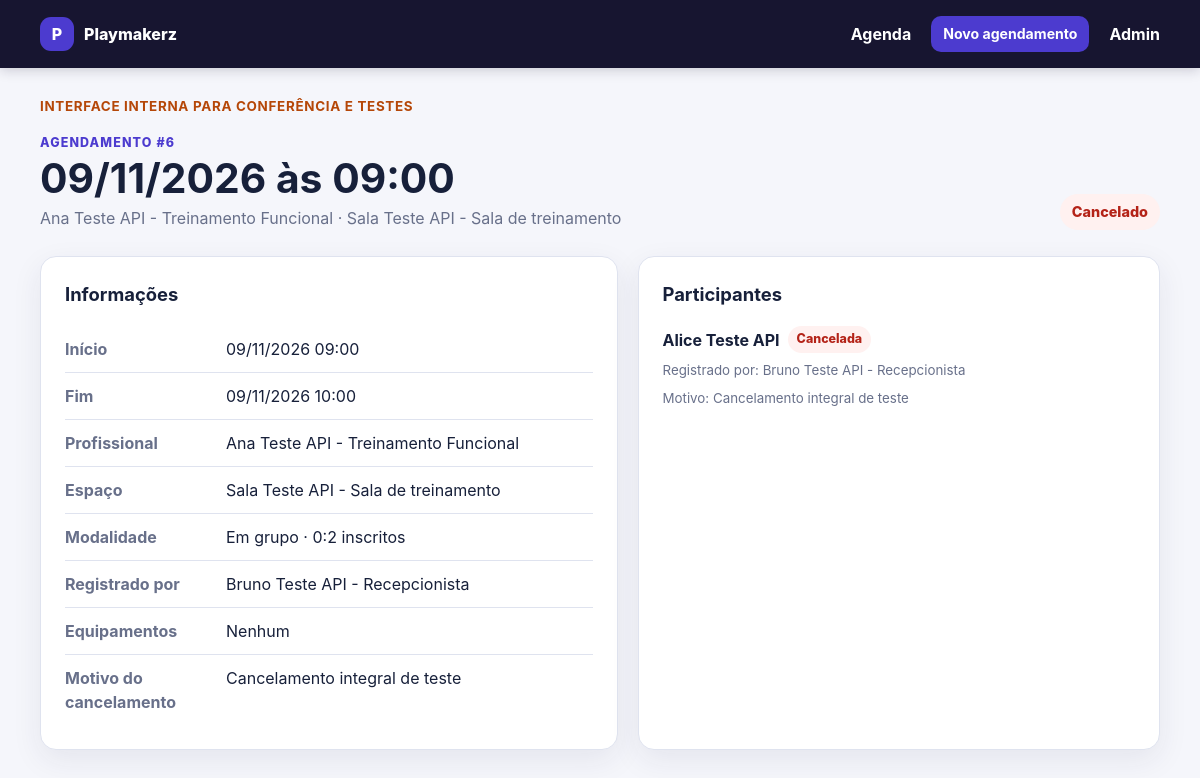
The app's page /agendamentos/6/ (signed in) with its own data.
### agendamentos/models.py (models this page shows, shortened)
class Agendamento(models.Model):
    class Modalidade(models.TextChoices):
        INDIVIDUAL = "individual", "Individual"
        GRUPO = "grupo", "Em grupo"
    class Situacao(models.TextChoices):
        AGENDADO = "agendado", "Agendado"
        CANCELADO = "cancelado", "Cancelado"
        REALIZADO = "realizado", "Realizado"
    profissional = models.ForeignKey(
        "usuarios.Profissional",
        on_delete=models.PROTECT,
        related_name="agendamentos",
    )
    espaco = models.ForeignKey(
        "app.Espaco",
        on_delete=models.PROTECT,
        related_name="agendamentos",
    )
    modalidade = models.CharField(
        max_length=12,
        choices=Modalidade.choices,
        default=Modalidade.INDIVIDUAL,
    )
    limite_participantes = models.PositiveIntegerField(default=1)
    atletas = models.ManyToManyField(
        "usuarios.Atleta",
        related_name="agendamentos",
        through="ParticipacaoAgendamento",
        through_fields=("agendamento", "atleta"),
    )
    equipamentos = models.ManyToManyField(
        "app.Equipamento",
        related_name="agendamentos",
        blank=True,
    )
    registrado_por = models.ForeignKey(
        "usuarios.Funcionario",
        on_delete=models.PROTECT,
        related_name="agendamentos_registrados",
    )
    inicio = models.DateTimeField()
    fim = models.DateTimeField()
    situacao = models.CharField(
        max_length=20,
        choices=Situacao.choices,
        default=Situacao.AGENDADO,
    )
    observacoes = models.TextField(blank=True)
    motivo_cancelamento = models.TextField(blank=True)
    cancelado_em = models.DateTimeField(null=True, blank=True)
    criado_em = models.DateTimeField(auto_now_add=True)
    atualizado_em = models.DateTimeField(auto_now=True)
    class Meta:
        ordering = ("inicio", "id")
        constraints = [
            models.CheckConstraint(
                condition=(
                    models.Q(
                        modalidade="individual",
                        limite_participantes=1,
                    )
                    | models.Q(
                        modalidade="grupo",
                        limite_participantes__gte=2,
                    )
                ),
                name="agendamento_modalidade_limite_valido",
            ),
        ]
        indexes = [
            models.Index(fields=("inicio", "fim")),
            models.Index(fields=("profissional", "inicio", "fim")),
            models.Index(fields=("espaco", "inicio", "fim")),
        ]

class ParticipacaoAgendamento(models.Model):
    class Tipo(models.TextChoices):
        REGULAR = "regular", "Regular"
        EXPERIMENTAL = "experimental", "Experimental"
    class Situacao(models.TextChoices):
        CONFIRMADA = "confirmada", "Confirmada"
        CANCELADA = "cancelada", "Cancelada"
        PRESENTE = "presente", "Presente"
        FALTA = "falta", "Falta"
        FALTA_JUSTIFICADA = "falta_justificada", "Falta justificada"
    agendamento = models.ForeignKey(
        Agendamento,
        on_delete=models.CASCADE,
        related_name="participacoes",
    )
    atleta = models.ForeignKey(
        "usuarios.Atleta",
        on_delete=models.PROTECT,
        related_name="participacoes_agendamento",
    )
    registrado_por = models.ForeignKey(
        "usuarios.Funcionario",
        on_delete=models.PROTECT,
        related_name="participacoes_registradas",
        null=True,
        blank=True,
    )
    tipo = models.CharField(
        max_length=20,
        choices=Tipo.choices,
        default=Tipo.REGULAR,
    )
    situacao = models.CharField(
        max_length=20,
        choices=Situacao.choices,
        default=Situacao.CONFIRMADA,
    )
    observacoes = models.TextField(blank=True)
    motivo_cancelamento = models.TextField(blank=True)
    cancelado_em = models.DateTimeField(null=True, blank=True)
    criado_em = models.DateTimeField(auto_now_add=True)
    atualizado_em = models.DateTimeField(auto_now=True)
    class Meta:
        ordering = ("agendamento", "atleta")
        constraints = [
            models.UniqueConstraint(
                fields=("agendamento", "atleta"),
                name="participacao_unica_por_agendamento_atleta",
            ),
            models.UniqueConstraint(
                fields=("atleta",),
                condition=(
                    models.Q(tipo="experimental")
                    & ~models.Q(situacao="cancelada")
                ),
                name="uma_experimental_ativa_por_atleta",
            ),
        ]
        indexes = [
            models.Index(fields=("atleta", "situacao")),
            models.Index(fields=("atleta", "tipo", "situacao")),
        ]

### usuarios/models.py (models this page shows, shortened)
class Profissional(models.Model):
    usuario = models.OneToOneField(
        Usuario,
        on_delete=models.PROTECT,
        related_name="profissional"
    )
    especialidade = models.CharField(max_length=100)
    ativo = models.BooleanField(default=True)
    def __str__(self):
        return f"{self.usuario} - {self.especialidade}"

class Usuario(models.Model):
    user = models.OneToOneField(
        settings.AUTH_USER_MODEL,
        on_delete=models.PROTECT,
        related_name="perfil"
    )
    telefone = models.CharField(
        max_length=20,
        blank=True
    )
    def __str__(self):
        return self.user.get_full_name() or self.user.username

class Funcionario(models.Model):
    usuario = models.OneToOneField(
        Usuario,
        on_delete=models.PROTECT,
        related_name="funcionario"
    )
    cargo = models.CharField(max_length=100)
    ativo = models.BooleanField(default=True)
    def __str__(self):
        return f"{self.usuario} - {self.cargo}"

class Atleta(models.Model):
    nome = models.CharField(max_length=150)
    email = models.EmailField(blank=True)
    usuario = models.OneToOneField(
        Usuario,
        on_delete=models.PROTECT,
        related_name="atleta",
        null=True,
        blank=True
    )
    data_de_nascimento = models.DateField(
        null=True,
        blank=True
    )
    telefone = models.CharField(
        max_length=20,
        blank=True
    )
    objetivos = models.TextField(blank=True)
    ativo = models.BooleanField(default=True)
    responsavel = models.ForeignKey(
        Responsavel,
        on_delete=models.PROTECT,
        related_name="atletas",
        null=True,
        blank=True
    )

### app/models.py (models this page shows, shortened)
class Espaco(models.Model):
    nome = models.CharField(max_length=100)
    tipo = models.CharField(max_length=50)
    capacidade = models.PositiveIntegerField()
    def __str__(self):
        return f"{self.nome} - {self.tipo}"

### agendamentos/views.py (the view)
# urls.py: path("<int:agendamento_id>/", views.detalhe_agendamento, name="detalhe"),
@staff_member_required
def detalhe_agendamento(
    request: HttpRequest,
    agendamento_id: int,
) -> HttpResponse:
    agendamento = get_object_or_404(
        Agendamento.objects.select_related(
            "profissional__usuario__user",
            "espaco",
            "registrado_por__usuario__user",
        ).annotate(
            inscritos_ativos=Count(
                "participacoes",
                filter=~Q(participacoes__situacao="cancelada"),
                distinct=True,
            )
        ).prefetch_related(
            "equipamentos",
            Prefetch(
                "participacoes",
                queryset=ParticipacaoAgendamento.objects.select_related(
                    "atleta",
                    "registrado_por__usuario__user",
                ),
            ),
        ),
        pk=agendamento_id,
    )
    return render(
        request,
        "agendamentos/detalhe.html",
        {
            "agendamento": agendamento,
            "cancelamento_form": CancelamentoForm(),
        },
    )

### agendamentos/templates/agendamentos/detalhe.html (shortened to what this page needs)
{% extends "agendamentos/base.html" %}
{% block content %}
<section class="page-heading">
    <div>
        <p class="eyebrow">Agendamento #{{ agendamento.id }}</p>
        <h1>{{ agendamento.inicio|date:"d/m/Y" }} às {{ agendamento.inicio|date:"H:i" }}</h1>
        <p>{{ agendamento.profissional }} · {{ agendamento.espaco }}</p>
    </div>
    <span class="status status-large status-{{ agendamento.situacao }}">{{ agendamento.get_situacao_display }}</span>
</section>
<div class="details-grid">
    <section class="card">
        <h2>Informações</h2>
        <dl class="detail-list">
            <div><dt>Início</dt><dd>{{ agendamento.inicio|date:"d/m/Y H:i" }}</dd></div>
            <div><dt>Fim</dt><dd>{{ agendamento.fim|date:"d/m/Y H:i" }}</dd></div>
            <div><dt>Profissional</dt><dd>{{ agendamento.profissional }}</dd></div>
            <div><dt>Espaço</dt><dd>{{ agendamento.espaco }}</dd></div>
            <div>
                <dt>Modalidade</dt>
                <dd>
                    {{ agendamento.get_modalidade_display }}
                    {% if agendamento.modalidade == "grupo" %}
                        · {{ agendamento.inscritos_ativos }}:{{ agendamento.limite_participantes }} inscritos
                    {% endif %}
                </dd>
            </div>
            <div><dt>Registrado por</dt><dd>{{ agendamento.registrado_por }}</dd></div>
            <div>
                <dt>Equipamentos</dt>
                <dd>
                    {% for equipamento in agendamento.equipamentos.all %}
                        {{ equipamento }}{% if not forloop.last %}, {% endif %}
                    {% empty %}Nenhum{% endfor %}
                </dd>
            </div>
            {% if agendamento.motivo_cancelamento %}<div><dt>Motivo do cancelamento</dt><dd>{{ agendamento.motivo_cancelamento }}</dd></div>{% endif %}
        </dl>
    </section>
    <section class="card">
        <h2>Participantes</h2>
        <div class="participant-list">
            {% for participacao in agendamento.participacoes.all %}
                <article class="participant">
                    <div>
                        <strong>{{ participacao.atleta.nome }}</strong>
                        <span class="status status-{{ participacao.situacao }}">{{ participacao.get_situacao_display }}</span>
                        {% if participacao.registrado_por %}<small>Registrado por: {{ participacao.registrado_por }}</small>{% endif %}
                        {% if participacao.motivo_cancelamento %}<small>Motivo: {{ participacao.motivo_cancelamento }}</small>{% endif %}
                    </div>
                </article>
            {% endfor %}
        </div>
    </section>
</div>
{% endblock %}

### agendamentos/static/agendamentos/style.css (style rules this page uses)
:root { --background: #f5f6fb; --surface: #ffffff; --text: #17203a; --muted: #68708a; --primary: #4c3bcf; --primary-dark: #3727aa; --border: #dfe3ef; --danger: #b42318; --danger-soft: #fff1f0; --success: #067647; --success-soft: #ecfdf3; --warning: #b54708; --warning-soft: #fffaeb; --shadow: 0 10px 30px rgba(34, 43, 80, 0.08); }
* { box-sizing: border-box; }
body { margin: 0; background: var(--background); color: var(--text); font-family: Inter, ui-sans-serif, system-ui, -apple-system, BlinkMacSystemFont, "Segoe UI", sans-serif; line-height: 1.5; }
.page-heading { display: flex; align-items: flex-end; justify-content: space-between; gap: 24px; margin: 18px 0 26px; }
.page-heading h1 { margin: 2px 0 4px; font-size: clamp(1.8rem, 4vw, 2.55rem); line-height: 1.15; }
.page-heading p { margin: 0; color: var(--muted); }
.eyebrow { color: var(--primary) !important; font-size: 0.78rem; font-weight: 800; letter-spacing: 0.09em; text-transform: uppercase; }
.card, .table-card { background: var(--surface); border: 1px solid var(--border); border-radius: 16px; box-shadow: var(--shadow); }
.card { padding: 24px; }
.card h2 { margin: 0 0 18px; font-size: 1.15rem; }
.status { display: inline-flex; padding: 4px 9px; border-radius: 999px; background: #eef0f5; color: #475467; font-size: 0.78rem; font-weight: 800; }
.status-large { padding: 7px 12px; font-size: 0.9rem; }
.status-cancelado, .status-cancelada { background: var(--danger-soft); color: var(--danger); }
.details-grid { display: grid; grid-template-columns: minmax(0, 1.05fr) minmax(0, 0.95fr); gap: 20px; }
.detail-list { margin: 0; }
.detail-list > div { display: grid; grid-template-columns: 145px 1fr; gap: 16px; padding: 11px 0; border-bottom: 1px solid var(--border); }
.detail-list > div:last-child { border-bottom: 0; }
dt { color: var(--muted); font-weight: 700; }
dd { margin: 0; }
.participant { padding: 14px 0; border-bottom: 1px solid var(--border); }
.participant:first-child { padding-top: 0; }
.participant:last-child { padding-bottom: 0; border-bottom: 0; }
.participant > div { display: flex; flex-wrap: wrap; align-items: center; gap: 8px; }
.participant small { flex-basis: 100%; color: var(--muted); }

### records on screen
Agendamento: id "6", inicio "09/11/2026", inicio "09:00", profissional "Ana Teste API - Treinamento Funcional", espaco "Sala Teste API - Sala de treinamento", situacao "Cancelado", inicio "09/11/2026 09:00", fim "09/11/2026 10:00", modalidade "Em grupo", inscritos_ativos "0", limite_participantes "2", registrado_por "Bruno Teste API - Recepcionista", motivo_cancelamento "Cancelamento integral de teste"
ParticipacaoAgendamento: atleta.nome "Alice Teste API", situacao "Cancelada", registrado_por "Bruno Teste API - Recepcionista", motivo_cancelamento "Cancelamento integral de teste"
